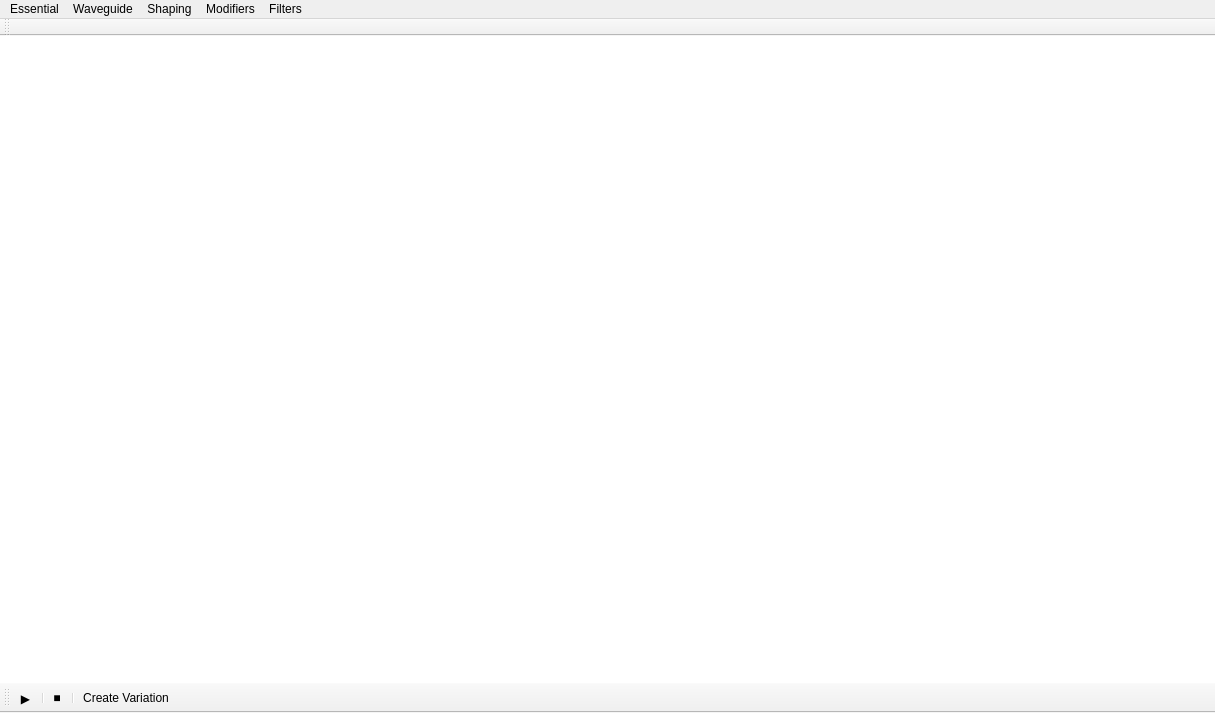
<?xml version="1.0" encoding="UTF-8"?>
<ui version="4.0">
 <class>SounitBuilderCanvas</class>
 <widget class="QMainWindow" name="SounitBuilderCanvas">
  <property name="geometry">
   <rect>
    <x>0</x>
    <y>0</y>
    <width>1215</width>
    <height>713</height>
   </rect>
  </property>
  <property name="minimumSize">
   <size>
    <width>0</width>
    <height>0</height>
   </size>
  </property>
  <property name="windowTitle">
   <string>Sounit Builser</string>
  </property>
  <widget class="QWidget" name="centralsounitbuildercanvaswidget">
   <property name="styleSheet">
    <string notr="true">background-color: white;</string>
   </property>
  </widget>
  <widget class="QToolBar" name="toolBar">
   <property name="windowTitle">
    <string>toolBar</string>
   </property>
   <attribute name="toolBarArea">
    <enum>TopToolBarArea</enum>
   </attribute>
   <attribute name="toolBarBreak">
    <bool>false</bool>
   </attribute>
  </widget>
  <widget class="QToolBar" name="sounitBuilderBottomToolbar">
   <property name="minimumSize">
    <size>
     <width>0</width>
     <height>30</height>
    </size>
   </property>
   <property name="maximumSize">
    <size>
     <width>16777215</width>
     <height>30</height>
    </size>
   </property>
   <property name="windowTitle">
    <string>toolBar_2</string>
   </property>
   <attribute name="toolBarArea">
    <enum>BottomToolBarArea</enum>
   </attribute>
   <attribute name="toolBarBreak">
    <bool>false</bool>
   </attribute>
   <addaction name="actionplay"/>
   <addaction name="separator"/>
   <addaction name="actionstop"/>
   <addaction name="separator"/>
   <addaction name="actionCreateVariation"/>
  </widget>
  <widget class="QMenuBar" name="menuBar">
   <property name="geometry">
    <rect>
     <x>0</x>
     <y>0</y>
     <width>1215</width>
     <height>18</height>
    </rect>
   </property>
   <widget class="QMenu" name="menuEssential">
    <property name="title">
     <string>Essential</string>
    </property>
    <addaction name="actionHarmonicGenerator"/>
    <addaction name="actionSpectrum_to_Signal"/>
    <addaction name="actionKarplus_Strong_Attack"/>
    <addaction name="actionSignal_Mixer"/>
    <addaction name="actionAttack"/>
    <addaction name="actionWavetable_Synth"/>
    <addaction name="actionRecorder"/>
    <addaction name="actionBowed"/>
    <addaction name="actionReed"/>
    <addaction name="actionSaxophone"/>
    <addaction name="actionPercussion"/>
    <addaction name="actionNote_Tail"/>
    <addaction name="actionVL70m"/>
   </widget>
   <widget class="QMenu" name="menuWaveguides">
    <property name="title">
     <string>Waveguide</string>
    </property>
    <addaction name="actionFlute"/>
    <addaction name="actionGuitar"/>
    <addaction name="actionOud"/>
    <addaction name="actionPiano"/>
    <addaction name="actionBass"/>
    <addaction name="actionTibetanBowl"/>
   </widget>
   <widget class="QMenu" name="menuShaping">
    <property name="title">
     <string>Shaping</string>
    </property>
    <addaction name="actionRollofff_processor"/>
    <addaction name="actionSpectrum_Blender"/>
    <addaction name="actionFormant_body"/>
    <addaction name="actionBreath_Turbulence"/>
    <addaction name="actionNoise_Color_Filter"/>
   </widget>
   <widget class="QMenu" name="menuModifiers">
    <property name="title">
     <string>Modifiers</string>
    </property>
    <addaction name="actionPhysics_System"/>
    <addaction name="actionEasing_Applicator"/>
    <addaction name="actionEnvelope_Engine"/>
    <addaction name="actionDrift_Engine"/>
    <addaction name="actionLFO"/>
    <addaction name="actionFrequency_Mapper"/>
    <addaction name="actionPan"/>
   </widget>
   <widget class="QMenu" name="menuFilters">
    <property name="title">
     <string>Filters</string>
    </property>
    <addaction name="actionBandpass_EQ"/>
    <addaction name="actionComb_Filter"/>
    <addaction name="actionLP_HP_Filter"/>
    <addaction name="actionIR_Convolution"/>
   </widget>
   <addaction name="menuEssential"/>
   <addaction name="menuWaveguides"/>
   <addaction name="menuShaping"/>
   <addaction name="menuModifiers"/>
   <addaction name="menuFilters"/>
  </widget>
  <action name="actionHarmonicGenerator">
   <property name="text">
    <string>Harmonic Generator</string>
   </property>
   <property name="menuRole">
    <enum>QAction::MenuRole::NoRole</enum>
   </property>
  </action>
  <action name="actionSpectrum_to_Signal">
   <property name="text">
    <string>Spectrum to Signal</string>
   </property>
   <property name="menuRole">
    <enum>QAction::MenuRole::NoRole</enum>
   </property>
  </action>
  <action name="actionKarplus_Strong_Attack">
   <property name="text">
    <string>Karplus Strong Attack</string>
   </property>
   <property name="menuRole">
    <enum>QAction::MenuRole::NoRole</enum>
   </property>
  </action>
  <action name="actionSignal_Mixer">
   <property name="text">
    <string>Signal Mixer</string>
   </property>
   <property name="menuRole">
    <enum>QAction::MenuRole::NoRole</enum>
   </property>
  </action>
  <action name="actionRollofff_processor">
   <property name="text">
    <string>Rollofff processor</string>
   </property>
   <property name="menuRole">
    <enum>QAction::MenuRole::NoRole</enum>
   </property>
  </action>
  <action name="actionSpectrum_Blender">
   <property name="text">
    <string>Spectrum Blender</string>
   </property>
   <property name="menuRole">
    <enum>QAction::MenuRole::NoRole</enum>
   </property>
  </action>
  <action name="actionFormant_body">
   <property name="text">
    <string>Formant body</string>
   </property>
   <property name="menuRole">
    <enum>QAction::MenuRole::NoRole</enum>
   </property>
  </action>
  <action name="actionBreath_Turbulence">
   <property name="text">
    <string>Breath Turbulence</string>
   </property>
   <property name="menuRole">
    <enum>QAction::MenuRole::NoRole</enum>
   </property>
  </action>
  <action name="actionNoise_Color_Filter">
   <property name="text">
    <string>Noise Color Filter</string>
   </property>
   <property name="menuRole">
    <enum>QAction::MenuRole::NoRole</enum>
   </property>
  </action>
  <action name="actionPhysics_System">
   <property name="text">
    <string>Physics System</string>
   </property>
   <property name="menuRole">
    <enum>QAction::MenuRole::NoRole</enum>
   </property>
  </action>
  <action name="actionEasing_Applicator">
   <property name="text">
    <string>Easing Applicator</string>
   </property>
   <property name="menuRole">
    <enum>QAction::MenuRole::NoRole</enum>
   </property>
  </action>
  <action name="actionEnvelope_Engine">
   <property name="text">
    <string>Envelope Engine</string>
   </property>
   <property name="menuRole">
    <enum>QAction::MenuRole::NoRole</enum>
   </property>
  </action>
  <action name="actionDrift_Engine">
   <property name="text">
    <string>Drift Engine</string>
   </property>
   <property name="menuRole">
    <enum>QAction::MenuRole::NoRole</enum>
   </property>
  </action>
  <action name="actionGate_Processor">
   <property name="text">
    <string>Gate Processor</string>
   </property>
   <property name="menuRole">
    <enum>QAction::MenuRole::NoRole</enum>
   </property>
  </action>
  <action name="actionLFO">
   <property name="text">
    <string>LFO</string>
   </property>
   <property name="menuRole">
    <enum>QAction::MenuRole::NoRole</enum>
   </property>
  </action>
  <action name="actionFrequency_Mapper">
   <property name="text">
    <string>Frequency Mapper</string>
   </property>
   <property name="menuRole">
    <enum>QAction::MenuRole::NoRole</enum>
   </property>
  </action>
  <action name="actionPan">
   <property name="text">
    <string>Pan</string>
   </property>
   <property name="menuRole">
    <enum>QAction::MenuRole::NoRole</enum>
   </property>
  </action>
  <action name="actionAttack">
   <property name="text">
    <string>Attack</string>
   </property>
   <property name="menuRole">
    <enum>QAction::MenuRole::NoRole</enum>
   </property>
  </action>
  <action name="actionWavetable_Synth">
   <property name="text">
    <string>Wavetable Synth</string>
   </property>
   <property name="menuRole">
    <enum>QAction::MenuRole::NoRole</enum>
   </property>
  </action>
  <action name="actionRecorder">
   <property name="text">
    <string>Recorder</string>
   </property>
   <property name="menuRole">
    <enum>QAction::MenuRole::NoRole</enum>
   </property>
  </action>
  <action name="actionBowed">
   <property name="text">
    <string>Bowed</string>
   </property>
   <property name="menuRole">
    <enum>QAction::MenuRole::NoRole</enum>
   </property>
  </action>
  <action name="actionReed">
   <property name="text">
    <string>Reed</string>
   </property>
   <property name="menuRole">
    <enum>QAction::MenuRole::NoRole</enum>
   </property>
  </action>
  <action name="actionSaxophone">
   <property name="text">
    <string>Clarinet</string>
   </property>
   <property name="menuRole">
    <enum>QAction::MenuRole::NoRole</enum>
   </property>
  </action>
  <action name="actionBandpass_EQ">
   <property name="text">
    <string>10-Band EQ</string>
   </property>
   <property name="menuRole">
    <enum>QAction::MenuRole::NoRole</enum>
   </property>
  </action>
  <action name="actionComb_Filter">
   <property name="text">
    <string>Comb Filter</string>
   </property>
   <property name="menuRole">
    <enum>QAction::MenuRole::NoRole</enum>
   </property>
  </action>
  <action name="actionLP_HP_Filter">
   <property name="text">
    <string>LP/HP Filter</string>
   </property>
   <property name="menuRole">
    <enum>QAction::MenuRole::NoRole</enum>
   </property>
  </action>
  <action name="actionIR_Convolution">
   <property name="text">
    <string>IR Convolution</string>
   </property>
   <property name="menuRole">
    <enum>QAction::MenuRole::NoRole</enum>
   </property>
  </action>
  <action name="actionPercussion">
   <property name="text">
    <string>Percussion</string>
   </property>
   <property name="menuRole">
    <enum>QAction::MenuRole::NoRole</enum>
   </property>
  </action>
  <action name="actionFlute">
   <property name="text">
    <string>Flute</string>
   </property>
   <property name="menuRole">
    <enum>QAction::MenuRole::NoRole</enum>
   </property>
  </action>
  <action name="actionGuitar">
   <property name="text">
    <string>Plucked 1 Course </string>
   </property>
   <property name="menuRole">
    <enum>QAction::MenuRole::NoRole</enum>
   </property>
  </action>
  <action name="actionOud">
   <property name="text">
    <string>Plucked 2 Courses</string>
   </property>
   <property name="menuRole">
    <enum>QAction::MenuRole::NoRole</enum>
   </property>
  </action>
  <action name="actionPiano">
   <property name="text">
    <string>Piano</string>
   </property>
   <property name="menuRole">
    <enum>QAction::MenuRole::NoRole</enum>
   </property>
  </action>
  <action name="actionBass">
   <property name="text">
    <string>Bass</string>
   </property>
   <property name="menuRole">
    <enum>QAction::MenuRole::NoRole</enum>
   </property>
  </action>
  <action name="actionTibetanBowl">
   <property name="text">
    <string>Tibetan Bowl</string>
   </property>
   <property name="menuRole">
    <enum>QAction::MenuRole::NoRole</enum>
   </property>
  </action>
  <action name="actionNote_Tail">
   <property name="text">
    <string>Note Tail</string>
   </property>
   <property name="menuRole">
    <enum>QAction::MenuRole::NoRole</enum>
   </property>
  </action>
  <action name="actionVL70m">
   <property name="text">
    <string>VL70-m Out</string>
   </property>
   <property name="menuRole">
    <enum>QAction::MenuRole::NoRole</enum>
   </property>
  </action>
  <action name="actionplay">
   <property name="text">
    <string>▶</string>
   </property>
   <property name="menuRole">
    <enum>QAction::MenuRole::NoRole</enum>
   </property>
  </action>
  <action name="actionstop">
   <property name="text">
    <string>■</string>
   </property>
   <property name="menuRole">
    <enum>QAction::MenuRole::NoRole</enum>
   </property>
  </action>
  <action name="actionCreateVariation">
   <property name="text">
    <string>Create Variation</string>
   </property>
   <property name="toolTip">
    <string>Save current graph state as a new variation</string>
   </property>
   <property name="menuRole">
    <enum>QAction::MenuRole::NoRole</enum>
   </property>
  </action>
 </widget>
 <resources/>
 <connections/>
</ui>
